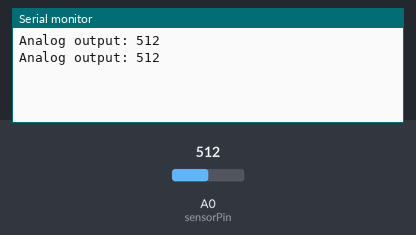
Bench run of a sketch on a simulated Arduino Uno, built with avr-gcc and run on an emulated ATmega328P. On the bench: the last lines printed to the serial monitor. The inputs (shaded band) are chosen by the test bench; at power-on: A0 (sensorPin) = 512.

Above: at 1.8 s.
1.9 s: A0 (sensorPin) set to 716
At 2.5 s:
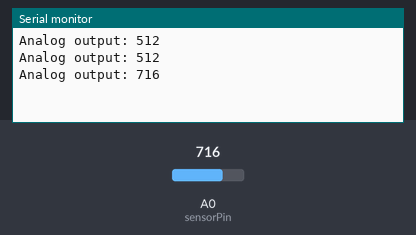
3.4 s: A0 (sensorPin) set to 900
At 4.8 s:
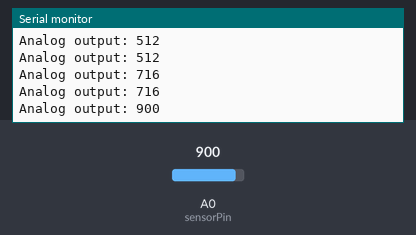
Timing chart, 0 to 6.4 s (numbered marks = the images above; inputs shaded):
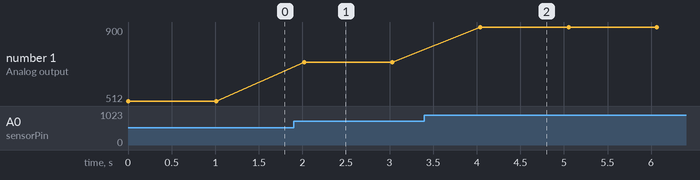

The sketch:

version1.ino
```cpp
#define sensorPower 7
#define sensorPin A0

void setup() {
  pinMode(sensorPower, OUTPUT);
  digitalWrite(sensorPower, LOW);
  Serial.begin(9600);
}

void loop() {

  Serial.print("Analog output: ");
  Serial.println(readSensor());

  delay(1000);
}

int readSensor() {
  digitalWrite(sensorPower, HIGH);
  delay(10);
  int val = analogRead(sensorPin);
  digitalWrite(sensorPower, LOW);
  return val;
}
```

Measured:
- after the input at 1.9 s, the serial monitor: prints a new line after 0.12 s (image 1)
- after the input at 3.4 s, the serial monitor: prints a new line after 0.64 s (image 2)
- plotted number 1: 512 → 716 after the input at 1.9 s, 716 → 900 after the input at 3.4 s
